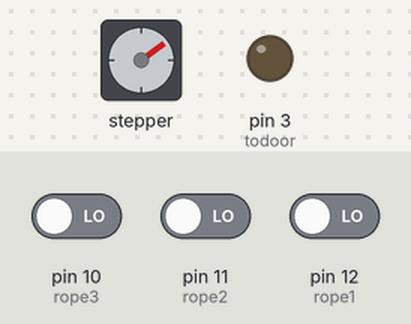
Bench run of a sketch on a simulated Arduino Uno, built with avr-gcc and run on an emulated ATmega328P. On the bench: stepper motor, output pins drawn as LEDs (lit = HIGH). Wiring (inferred from the names in the program): stepper motor driver (200 steps per turn assumed): step pin 7; direction pin 8. The test bench sets the inputs (shaded band); at power-on: pin 10 (rope3) LOW, pin 11 (rope2) LOW, pin 12 (rope1) LOW. Pins used as bus, display or sensor lines are not drawn; what the sketch prints to the serial monitor is not drawn.

Above: at 2.5 s.
At 8.3 s:
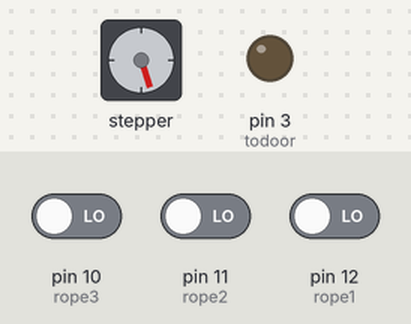
At 14.1 s:
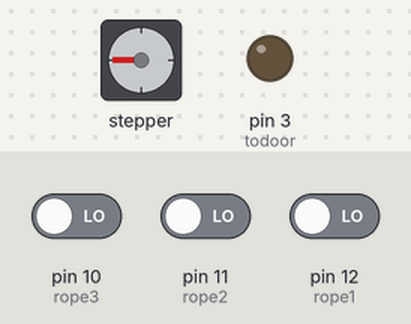
At 28.7 s:
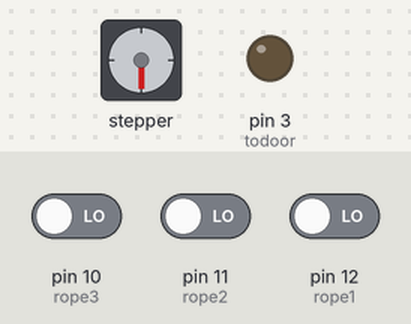
Timing chart, 0 to 30.2 s (numbered marks = the images above):
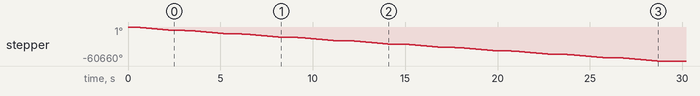

The sketch:

RopeDrive_mari.ino
```cpp
int step = 7;
int dir = 8;
int pos = 0;
int n = 3370; //
int dest; // текущее положение прибора в шагах
int maxdest = 10; // самое левое допустимое положение прибора в шагах
int mindest = 0; // самое правое допустимое положение прибора в шагах
int vel = 900;
int rope1 = 12;
int rope2 = 11;
int rope3 = 10;
int todoor =3;
bool firstscan = 1;

void one_step(bool step_direction) { //step_direction - направление движения: 1 - to left, 0 - right
  vel = 900;
  // подача крутящего момента на двигатель влево (HIGH) или вправо (LOW) и задание одного шага
  if (step_direction) {
    digitalWrite(dir, HIGH);
    n = 3370;
  } else {
    digitalWrite(dir, LOW);
    n = -3370;
  }
  pos = 0; //делает движение относительным
  while (pos != n) {
    digitalWrite(step, HIGH);
    delayMicroseconds(vel);
    digitalWrite(step, LOW);
    delayMicroseconds(vel);
    if (pos > n) pos--; else pos++;
    if (vel > 300) vel--;
  }
  delay(500);
}


void setup() {
  Serial.begin(9600);
  pinMode(step, OUTPUT);
  pinMode(todoor,OUTPUT);
  pinMode(dir, OUTPUT);
  pinMode(rope1, INPUT);
  pinMode(rope2, INPUT);
  pinMode(rope3, INPUT);
  dest = 0;
  vel = 900;
  digitalWrite(dir, LOW);
  digitalWrite(todoor,LOW);
  for (int i=10; i > 0; i--){
    one_step(0);
  }

}


// один шаг - 3370 (n), всего участков на рейке 33700
// всего 10 шагов
// начальная отметка 0 (правый край), максимальная = 33700( левый край)

void loop() {
  if (digitalRead(rope1) == 1) {
    Serial.println("+2 steps (to right)");
    Serial.println(dest);
    if (dest<9) {
      one_step(1);
      one_step(1);
      dest = dest + 2;
    }
  };
  if (digitalRead(rope2) == 1) {
    Serial.println("+4 steps (to rigth)");
    Serial.println(dest);
    if (dest<7) {
      one_step(1);
      one_step(1);
      one_step(1);
      one_step(1);
      dest = dest + 4;
    }
  };
  if (digitalRead(rope3) == 1) {
    Serial.println("-3 steps (to left)");
    Serial.println(dest);
    if (dest>2) {
      one_step(0);
      one_step(0);
      one_step(0);
      dest = dest - 3;
    }
  };
  if (dest == 5){
    digitalWrite(todoor, HIGH);
    Serial.println("Goooooooooooooood");
  } else {
    digitalWrite(todoor, LOW);
    Serial.println("Baaaaaaaaaaaaaaaad");
  };
}
```
